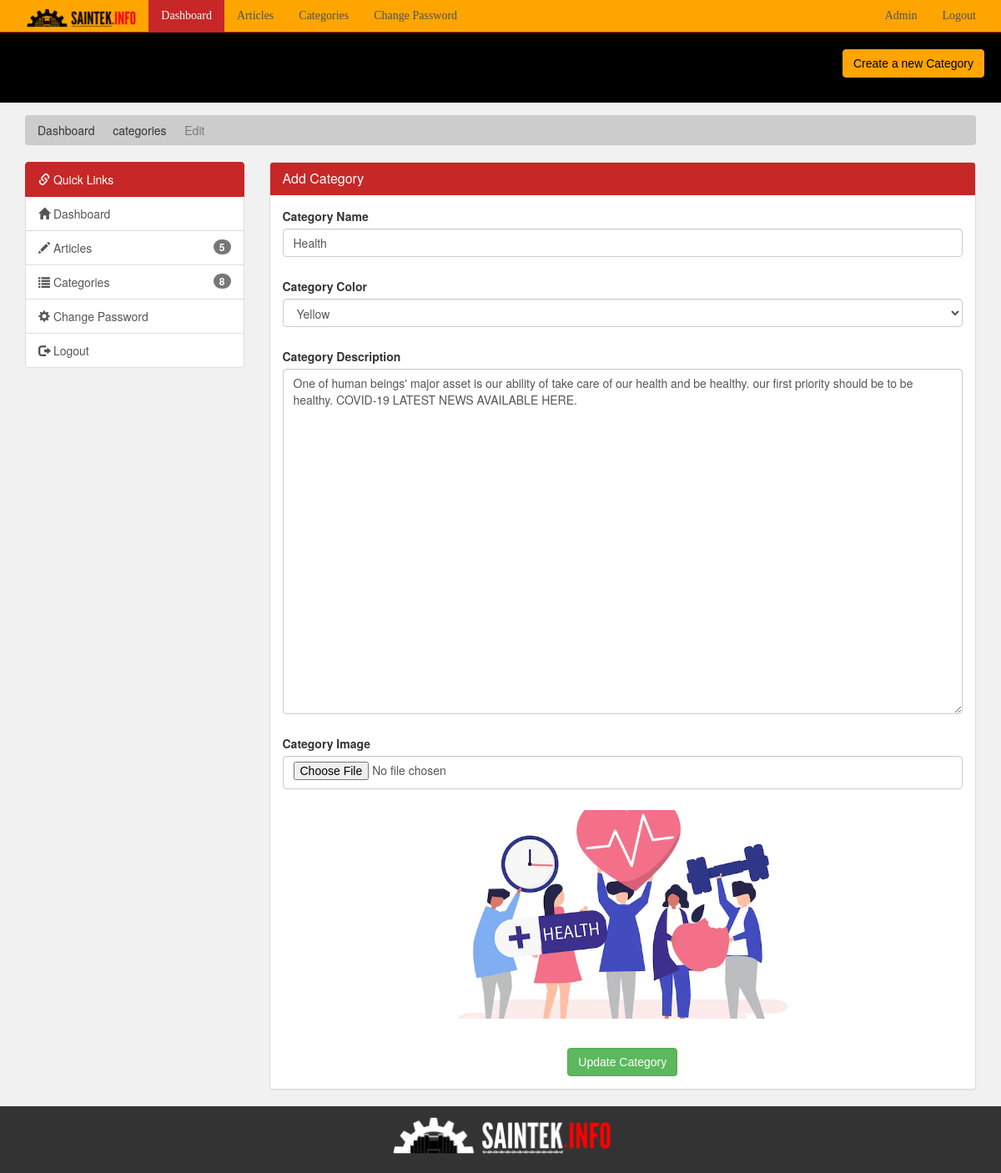
Page /admin/edit-category.php?id=8 (signed in) on the committed database.
### tables this page shows
CREATE TABLE `category` (
  `category_id` int(11) NOT NULL,
  `category_name` varchar(45) NOT NULL,
  `category_color` varchar(35) NOT NULL,
  `category_image` varchar(250) NOT NULL,
  `category_description` varchar(350) NOT NULL
);

### admin/edit-category.php (the view, shortened to what this page needs)
<?php
  require('./includes/nav.inc.php');
  if(isset($_GET['id'])) {
    $category_id = $_GET['id'];
  }else {
    redirect('./categories.php');
  }
?>
<section id="breadcrumb">
  <div class="container">
    <ol class="breadcrumb">
      <li><a href="./index.php">Dashboard</a></li>
      <li><a href="./categories.php">categories</a></li>
      <li class="active">Edit</li>
    </ol>
  </div>
</section>
<section id="main">
  <div class="container">
    <div class="row">
      <?php
        $sql = "SELECT *
                FROM category
                WHERE category_id = {$category_id}";
        $result = mysqli_query($con,$sql);
        $data = mysqli_fetch_assoc($result);
        $category_name = $data['category_name'];
        $category_desc = $data['category_description'];
        $category_color = $data['category_color'];
        $category_image = $data['category_image'];
        require('./includes/quick-links.inc.php');
      ?>
      <div class="col-md-9">
        <div class="panel panel-default">
          <div class="panel-heading main-color-bg">
            <h3 class="panel-title">Add Category</h3>
          </div>
          <div class="panel-body">
            <form method="post" id="edit_form" enctype="multipart/form-data">
              <div class="form-group">
                <label>Category Name</label>
                <input type="text" autocomplete="off" class="form-control" placeholder="Category Name"
                  name="category_title" id="category_title" required value="<?php echo $category_name ?>" />
                <p id="error-title" class="error-msg text-danger"></p>
              </div>
              <div class="form-group">
                <label>Category Color</label>
                <select name="category_color" class="form-control" id="category_color">
                  <?php
                    $yellow = "";
                    if($category_color == "tag-yellow") {
                      $yellow = "selected";
                    }
                  ?>
                  <option value="tag-yellow" <?php echo $yellow; ?>>Yellow</option>
                </select>
                <p id="error-cat" class="error-msg text-danger"></p>
              </div>
              <div class="form-group">
                <label>Category Description</label>
                <textarea name="category_desc" autocomplete="off" id="category_desc" class="form-control"
                  placeholder="Category Description" rows="20" min="150"
                  required><?php echo $category_desc ?></textarea>
                <p id="error-desc" class="error-msg text-danger"></p>
              </div>
              <div class="form-group">
                <label>Category Image</label>
                <input type="file" class="form-control" placeholder="Category Image" name="category_img"
                  id="category_img" accept="image/*" />
                <p id="error-img" class="error-msg text-danger"></p>
              </div>
              <div class="form-group text-center">
                <img src="../assets/images/category/<?php echo $category_image ?>" class="image_preview"
                  id="image_preview" />
              </div>
              <br>
              <div class="text-center">
                <button type="submit" name="submit" class="btn btn-success">Update Category</button>
              </div>
            </form>
          </div>
        </div>
      </div>
    </div>
  </div>
</section>
<?php
  require('./includes/footer.inc.php')
?>

### assets/css/partials/4-component.css (style rules this page uses)
.container { width: 100%; padding-right: 15px; padding-left: 15px; margin-right: auto; margin-left: auto; }
.btn { display: inline-block; border: none; background: var(--dark-color); color: #fff; text-decoration: none; font-family: var(--ff-nunito); padding: 0.5rem 0.75rem; border-radius: var(--border-radius); transition: all 200ms ease-in-out; }

### assets/css/admin/style.css (style rules this page uses)
body { background: var(--light-color); }
img { height: 25px; }
.main-color-bg { background-color: var(--primary-color) !important; border-color: var(--primary-color) !important; color: #ffffff !important; }
.breadcrumb { background: #cccccc; color: #333333; }
.breadcrumb a { color: #333333; }
#main { min-height: 57.2vh; }
input[type="file"] { padding-bottom: 3.2rem; }
.image_preview { width: 50%; margin-left: auto; height: 250px; object-fit: cover; border-radius: var(--border-radius); }
.error-msg { padding-left: 1rem; padding-top: 1rem; font-weight: bold; }

### assets/css/partials/1-variables.css (style rules this page uses)
:root { --primary-color: #c72727; --secondary-color: #f99500; --light-color: #f1f1f1; --dark-color: #50514f; --black-color: #333333; --tag-trend-color: #fa163f; --tag-yellow-color: #ffbe0b; --tag-purple-color: #8338ec; --tag-blue-color: #3a86ff; --tag-green-color: #00ff73; --tag-orange-color: #ef4339; --tag-pink-color: #ff0a54; --tag-brown-color: #663f3f; --hover-color: #ee4444; --active-color: #b90615; --ts-vs: 0.56rem; --ts-sml: 0.8rem; --ts-md: 1.1rem; --ts-lg: 1.25rem; --hs-vs: 1.3rem; --hs-sml: 2rem; --hs-md: 2.5rem; --hs-lg: 3rem; --ff-monts: "Montserrat", sans-serif; --ff-nunito: "Nunito Sans", sans-serif; --ff-noto: "Noto Serif", serif; --ff-robo: "Roboto", sans-serif; --border-radius: 5px; }

### rows in the picture
category: category_title "Health", category_desc "One of human beings' major asset is our ability of take care of our health and be healthy. our first priority should be to be healthy. COVID-19 LATEST NEWS AVAILABLE HERE.", category_image (picture)

### other values in the picture
$admin_name "Admin"
$no_of_articles "5"
$no_of_categories "8"
